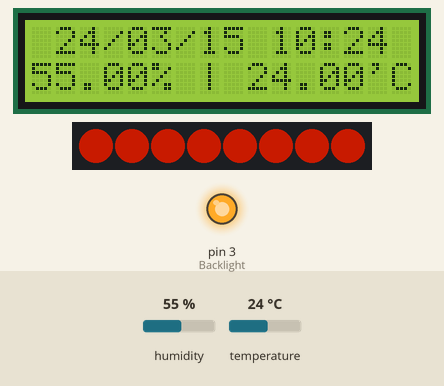
Bench run of a sketch on a simulated Arduino Uno, built with avr-gcc and run on an emulated ATmega328P. Shown: 16×2 character LCD, 8 RGB LEDs in strip order, left to right, output pins drawn as LEDs (lit = HIGH). Inputs (shaded band) come from the test bench; at power-on: temperature 24 °C, humidity 55 %. Dim RGB values are drawn brighter than linear; the local clock reads 2024-03-15 10:24:30 at power-on unless the sketch sets it.

Above: at 1.26 s.
1.3 s: temperature set to 11 °C
At 2.2 s:
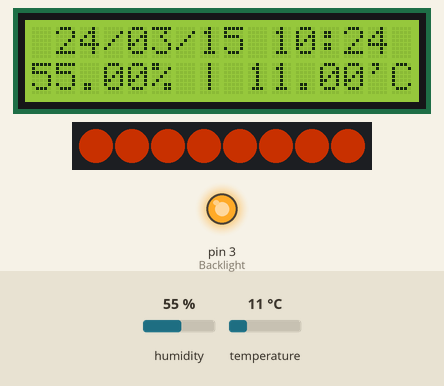
4.0 s: temperature set to 8 °C
At 4.24 s:
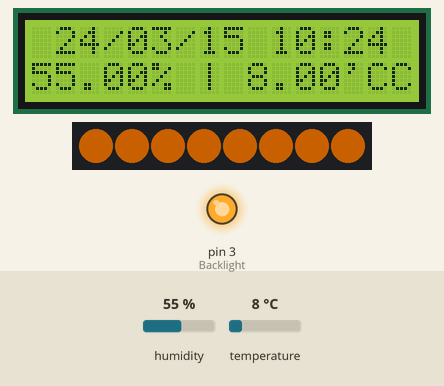
6.7 s: temperature set to 12 °C
At 8.43 s:
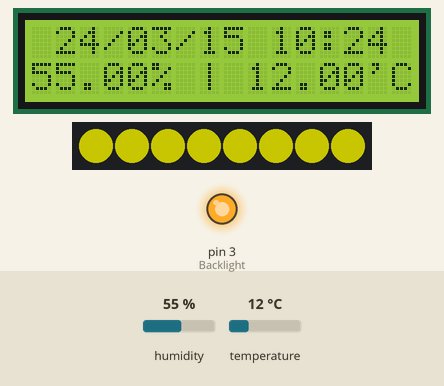
10.0 s: temperature set to 5 °C
At 10.4 s:
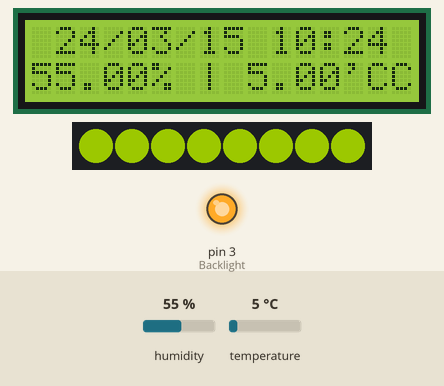
12.7 s: temperature set to 19 °C
At 14.53 s:
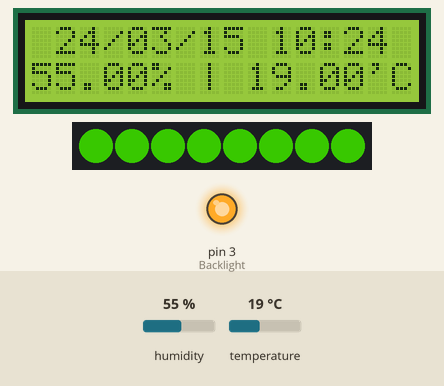
15.4 s: temperature set to 9 °C
At 16.93 s:
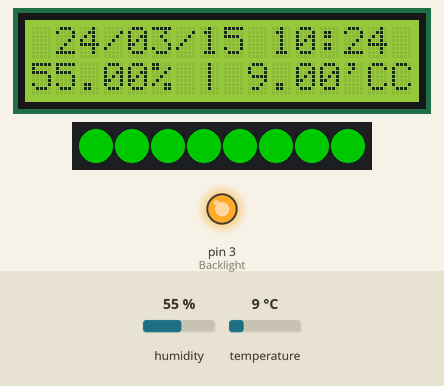
Timing chart, 0 to 24.7 s (numbered marks = the images above; inputs shaded):
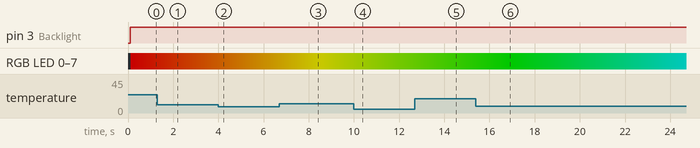

The sketch:

moonlight_noth.ino
```cpp
#include "DHT.h"
#include <LiquidCrystal_I2C.h>
#include <DS1307RTC.h>
#include <Wire.h>
#include <Adafruit_NeoPixel.h>
#ifdef __AVR__
  #include <avr/power.h>
#endif

// 변수 선언
#define DHTPIN 2 // int DHTPIN = 2;
#define DHTTYPE DHT11

#define Backlight 3

#define Neo 4
#define NEOPIXELS 8

// NeoPixels R, G, B 값
int Neo_RGB[3] = {255, 0, 0};
int pivot = 0;

// 센서 설정
DHT dht(DHTPIN, DHTTYPE);

LiquidCrystal_I2C lcd(0x27, 16, 2);

tmElements_t tm;

Adafruit_NeoPixel pixels(NEOPIXELS, Neo, NEO_GRB + NEO_KHZ800);

//functions
String alt2digits(int number) {
  // tm.Hour, Minute ... 등 tm 라이브러리의 명령어 출력 결과는 1 -> 1 로 나옵니다.
  // 보기 좋게 출력하기 위하 1 -> 01 등으로 출력 되도록 number 가 0~9 의 값이면 number앞에 0을 붙여줍니다.
  // 01 과 같이 형태를 유지하기 위해 number의 type을 string로 바꿉니다.
  String num;
  if (number >= 0 && number < 10) {
    num = '0' + String(number);
  }
  else{
    num = String(number);
  }
  return num;
}

void ShowAllPixels(uint32_t color){
  for(int i=0; i<NEOPIXELS; i++){
    pixels.setPixelColor(i, color);
  }
}

void RainbowNeo(){
  int index = (pivot + 1) % 3;

  if (Neo_RGB[index] < 255){
    Neo_RGB[index]++;
  }
  else{ // Neo_RGB[index] == 255 인 경우
    if (Neo_RGB[pivot]>0){ // 1. Neo_RGB[pivot] > 0 이면 0까지 줄인다.
      Neo_RGB[pivot]--;
    }
    else{ // 2. pivot을 바꾼다. pivot이 2보다 크면 0으로
      pivot = (pivot+1) % 3;
    }
  }
}
void setup() {
  Serial.begin(9600); // 시리얼 모니터와 9600의 보드레이트로 통신(1초당 신호 전송 속도)
  dht.begin();

  lcd.init(); // I2C LCD를 초기화
  lcd.backlight(); // I2C LCD의 백라이트를 켬

  pinMode(Backlight, OUTPUT);

  pixels.begin(); // Neopixel strip 초기화
}

bool RTC_flag = false;

void loop() {
  float hum = dht.readHumidity();
  float temp = dht.readTemperature(); // parameter에 True를 넘기면 화씨로 나옴

  String H, M, S;

  pixels.show();
  ShowAllPixels(pixels.Color(Neo_RGB[0], Neo_RGB[1], Neo_RGB[2]));
  RainbowNeo();
  if (RTC.read(tm)) {
   H = alt2digits(tm.Hour);
   M = alt2digits(tm.Minute);
   S = alt2digits(tm.Second);
   String Year = String(tmYearToCalendar(tm.Year)).substring(2,4);
   String Mon = alt2digits(tm.Month);
   String Day = alt2digits(tm.Day);
   lcd.setCursor(1, 0); // 첫째줄에 한칸 띄워 작성
   lcd.print(Year); lcd.print('/'); lcd.print(Mon); lcd.print('/'); lcd.print(Day); lcd.print(' ');
   lcd.print(H);  lcd.print(':'); lcd.print(M);
   RTC_flag = true;
  }
  if (RTC_flag) {
    int Hour;
    Hour = H.toInt();

    if (Hour > 6 && Hour < 18) {
      analogWrite(Backlight, 255);
      pixels.setBrightness(100);
    }
   else{
    analogWrite(Backlight, 15);
    pixels.setBrightness(20);
   }
  }

  if (isnan(hum) || isnan(temp)) {
    Serial.println("Failed to read from DHT sensor!"); // print는 띄어쓰기 없고 ln 은 있음
    return;
  }
  lcd.setCursor(0, 1); // 둘째줄에 작성
  lcd.print(hum); lcd.print("% | "); lcd.print(temp); lcd.print("'C");

}
```

Measured:
- the behaviour switches between 10 and 9 °C on temperature (found by bisection; images 1 and 2)
- after the input at 4.0 s, the display: first differs from a run without the input after 0.20 s (image 2)
- after the input at 6.7 s, the display: first differs from a run without the input after 1.6 s (image 3 shows a later state)
- after the input at 12.7 s, the display: first differs from a run without the input after 1.7 s (image 5 shows a later state)
- after the input at 15.4 s, the display: first differs from a run without the input after 1.1 s (image 6 shows a later state)
